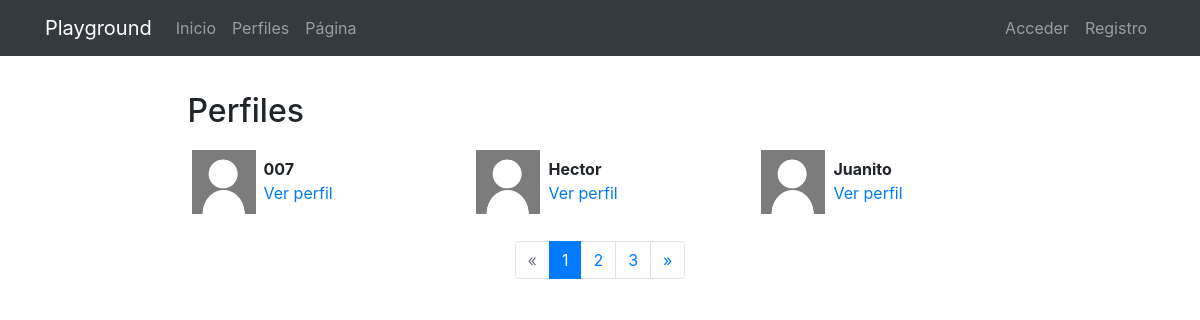
/profiles/, run on the app's committed database.
### registration/models.py (models this page shows)
class Profile(models.Model):
    user = models.OneToOneField('auth.User', on_delete=models.CASCADE)
    avatar = models.ImageField(upload_to=custom_upload_to, null=True, blank=True)
    bio = models.TextField(null=True, blank=True)
    link = models.URLField(max_length=200, null=True, blank=True)
    class Meta:
        ordering = ['user__username']

### profiles/views.py (the view)
# urls.py: path('', ProfileListView.as_view(), name='profiles'),
class ProfileListView(ListView):
    model = Profile
    template_name = 'profiles/profile_list.html'
    paginate_by = 3

### profiles/templates/profiles/profile_list.html (shortened to what this page needs)
{% extends 'core/base.html' %} {% load static %} {% block title %}Perfiles{% endblock %} {% block content %}
<main role="main">
  <div class="container">
    <div class="row mt-3">
      <div class="col-md-9 mx-auto mb-5">
        <h2>Perfiles</h2>
        <div class="row">
          {% for profile in profile_list %}
          <div class="col-md-4 mt-2 mb-3">
            <div class="row p-1">
              <div class="col-md-12">
                {% if profile.avatar %}
                <img
                  src="{{profile.avatar.url}}"
                  class="img-fluid profile-avatar"
                />
                {% else %}
                <img
                  src="{% static 'registration/img/no-avatar.jpg' %}"
                  class="img-fluid profile-avatar"
                />
                {% endif %}
                <p class="profile-data">
                  <b>{{profile.user|truncatechars:"16"}}</b><br />
                  <a href="{% url 'profiles:detail' profile.user %}"
                    >Ver perfil</a
                  >
                </p>
              </div>
            </div>
          </div>
          {% endfor %}
        </div>
        {% if is_paginated %}
        <nav aria-label="Page navigation">
          <ul class="pagination justify-content-center">
            {% if page_obj.has_previous %}
            <li class="page-item">
              <a
                class="page-link"
                href="?page={{ page_obj.previous_page_number }}"
                >&laquo;</a
              >
            </li>
            {% else %}
            <li class="page-item disabled">
              <a class="page-link" href="#" tabindex="-1">&laquo;</a>
            </li>
            {% endif %} {% for i in paginator.page_range %}
            <li
              class="page-item {% if page_obj.number == i %}active{% endif %}"
            >
              <a class="page-link" href="?page={{ i }}">{{ i }}</a>
            </li>
            {% endfor %} {% if page_obj.has_next %}
            <li class="page-item">
              <a class="page-link" href="?page={{ page_obj.next_page_number }}"
                >&raquo;</a
              >
            </li>
            {% else %}
            <li class="page-item disabled">
              <a class="page-link" href="#" tabindex="-1">&raquo;</a>
            </li>
            {% endif %}
          </ul>
        </nav>
        {% endif %}
      </div>
    </div>
  </div>
</main>
{% endblock %}

### core/templates/core/base.html (shortened to what this page needs)
<!DOCTYPE html>
<html lang="es">
  <head>
    {% load static %}
    <link href="{% static 'core/vendor/bootstrap/css/bootstrap.min.css' %}" rel="stylesheet">
    <link href="{% static 'core/vendor/font-awesome/css/font-awesome.min.css' %}" rel="stylesheet" type="text/css">
    <link href="{% static 'core/css/main.css' %}" rel="stylesheet">
  </head>
  <body>
    <body>
      <nav class="navbar navbar-expand-lg navbar-dark bg-dark">
        <div class="container">
          <a class="navbar-brand" href="{% url 'home' %}">Playground</a>
          <div class="collapse navbar-collapse" id="ned">
            <ul class="navbar-nav mr-auto">
              <li class="nav-item">
                <a class="nav-link" href="{% url 'home' %}">Inicio</a>
              </li>
              <li class="nav-item">
                <a class="nav-link" href="{% url 'profiles:profiles' %}">Perfiles</a>
              </li>
              <li class="nav-item">
                <a class="nav-link" href="{% url 'pages:pages' %}">Página</a>
              </li>
            </ul>
            <ul class="navbar-nav">
              {% if not request.user.is_authenticated %}
              <li class="nav-item">
                <a class="nav-link" href="{% url 'login' %}">
                  Acceder
                </a>
              </li>
              <li class="nav-item">
                <a class="nav-link" href="{% url 'signup' %}">
                  Registro
                </a>
              </li>
              {% endif %}
            </ul>
          </div>
        </div>
      </nav>
      {% block content %}{% endblock %}
  </body>
</html>

### core/static/core/css/main.css (style rules this page uses)
main { padding-top: 20px; }
:root { --jumbotron-padding-y: 3rem; }

### profiles/templates/profiles/profile_list.html (style rules this page uses)
.profile-avatar { float: left; width: 4rem; height: 4rem; }
.profile-data { padding-left: 4.5rem; padding-top: 0.4rem; }

### data on the page
Profile: user "007"
Profile: user "Hector"
Profile: user "Juanito"

### other printed values
{{ i }} "1" "2" "3"
